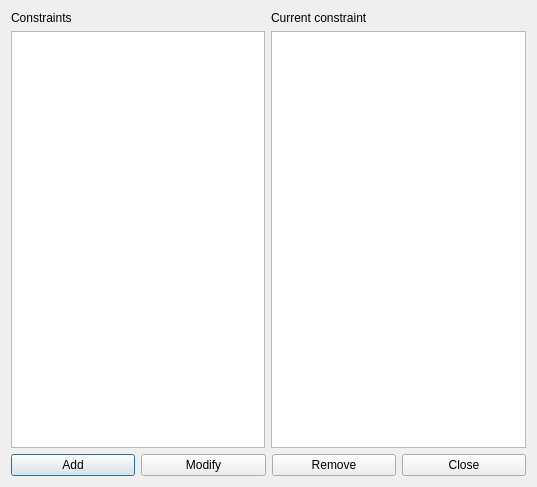
<?xml version="1.0" encoding="UTF-8"?>
<ui version="4.0">
 <class>ConstraintTeachersMaxRoomChangesPerDayForm_template</class>
 <widget class="QDialog" name="ConstraintTeachersMaxRoomChangesPerDayForm_template">
  <property name="geometry">
   <rect>
    <x>0</x>
    <y>0</y>
    <width>537</width>
    <height>487</height>
   </rect>
  </property>
  <property name="windowTitle">
   <string extracomment="This is the title of the dialog in which you see the list of all constraints of this type">Constraints teachers max room changes per day</string>
  </property>
  <layout class="QGridLayout" name="gridLayout">
   <item row="0" column="0">
    <layout class="QVBoxLayout" name="verticalLayout">
     <item>
      <widget class="QLabel" name="constraintsTextLabel">
       <property name="frameShape">
        <enum>QFrame::NoFrame</enum>
       </property>
       <property name="frameShadow">
        <enum>QFrame::Plain</enum>
       </property>
       <property name="text">
        <string>Constraints</string>
       </property>
       <property name="wordWrap">
        <bool>false</bool>
       </property>
      </widget>
     </item>
     <item>
      <widget class="QListWidget" name="constraintsListWidget"/>
     </item>
    </layout>
   </item>
   <item row="0" column="1">
    <layout class="QVBoxLayout" name="verticalLayout_2">
     <item>
      <widget class="QLabel" name="currentConstraintTextLabel">
       <property name="text">
        <string>Current constraint</string>
       </property>
       <property name="wordWrap">
        <bool>false</bool>
       </property>
      </widget>
     </item>
     <item>
      <widget class="QPlainTextEdit" name="currentConstraintTextEdit"/>
     </item>
    </layout>
   </item>
   <item row="1" column="0" colspan="2">
    <layout class="QHBoxLayout" name="horizontalLayout">
     <item>
      <widget class="QPushButton" name="addConstraintPushButton">
       <property name="text">
        <string>Add</string>
       </property>
      </widget>
     </item>
     <item>
      <widget class="QPushButton" name="modifyConstraintPushButton">
       <property name="text">
        <string>Modify</string>
       </property>
      </widget>
     </item>
     <item>
      <widget class="QPushButton" name="removeConstraintPushButton">
       <property name="text">
        <string>Remove</string>
       </property>
      </widget>
     </item>
     <item>
      <widget class="QPushButton" name="closePushButton">
       <property name="text">
        <string>Close</string>
       </property>
      </widget>
     </item>
    </layout>
   </item>
  </layout>
 </widget>
 <layoutdefault spacing="6" margin="11"/>
 <resources/>
 <connections/>
</ui>
